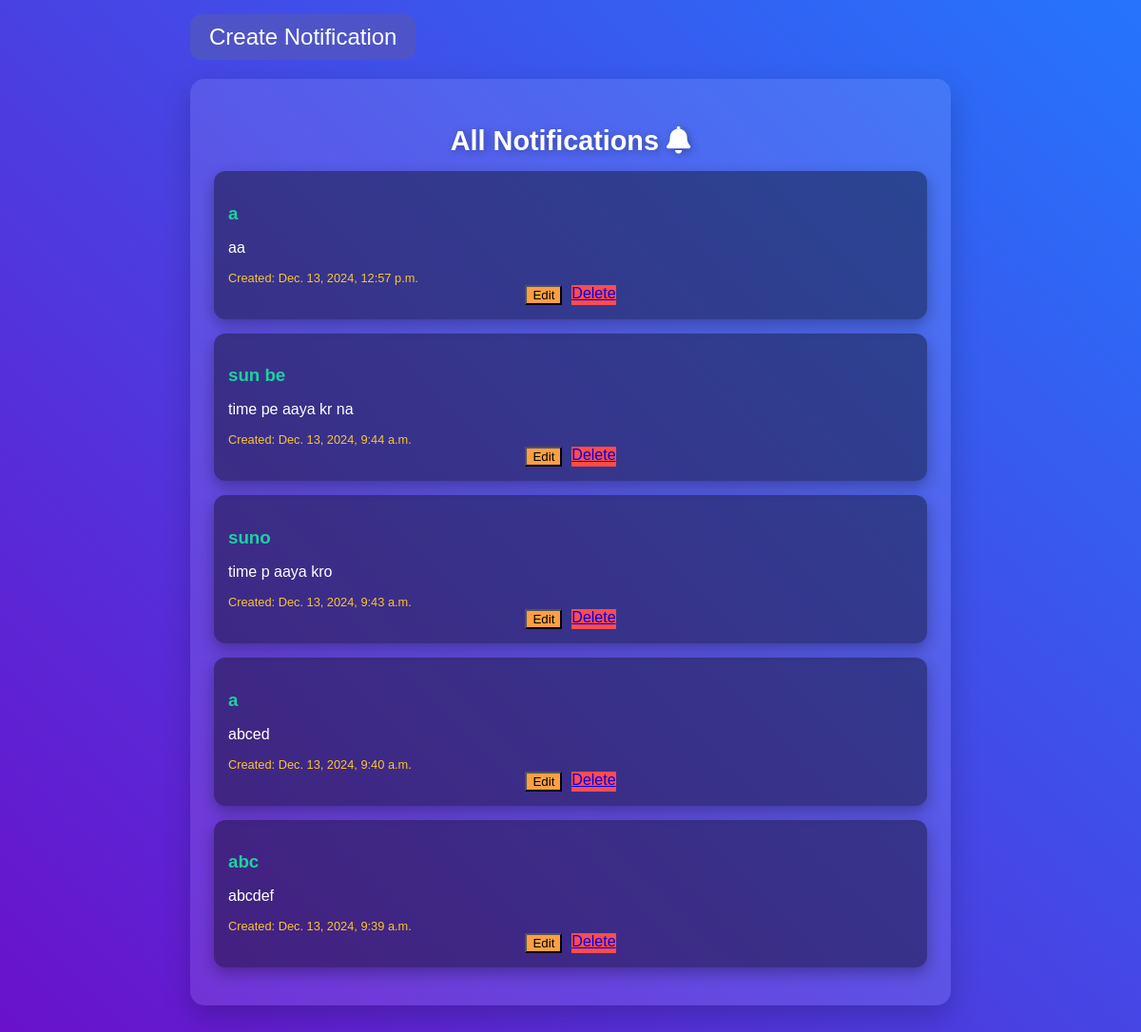
Screenshot of /admin-dashboard/notifications/ with the database file from the repository.
### group/models.py (models this page shows, shortened)
class Notification(models.Model):
    title = models.CharField(max_length=200)
    message = models.TextField()
    created_at = models.DateTimeField(auto_now_add=True)
    employee = models.ForeignKey(
        User,  # Replace with your Employee model if different
        on_delete=models.CASCADE,
        related_name="notifications",
        null=True,  # Set to False if notifications are mandatory for specific users
        blank=True  # Allows notifications for all employees
    )

### group/views.py (the view)
# urls.py: path('admin-dashboard/notifications/', views.notifications_view, name='notifications'),
def notifications_view(request):
    notifications = Notification.objects.all().order_by('-created_at')  # Fetch all notifications
    form = NotificationForm()  # Include the form for creation
    return render(request, 'notifications.html', {
        'notifications': notifications,
        'form': form,
        'title': 'Create Notification',
        'button_text': 'Create',
    })

### templates/notifications.html (shortened to what this page needs)
<!DOCTYPE html>
<html lang="en">
<head>
    <link rel="stylesheet" href="https://cdnjs.cloudflare.com/ajax/libs/font-awesome/6.0.0-beta3/css/all.min.css">
</head>
<body>
    <div class="container">
        <button class="toggle-btn" onclick="toggleCreateForm()">Create Notification</button>
        <div class="notifications-list">
            <h2>All Notifications <i class="fas fa-bell"></i></h2>
            {% for notification in notifications %}
                <div class="notification-card">
                    <h3>{{ notification.title }}</h3>
                    <p>{{ notification.message }}</p>
                    <small>Created: {{ notification.created_at }}</small>
                    <div class="action-btns">
                        <button class="edit-btn" onclick="editNotification({{ notification.pk }}, '{{ notification.title }}', '{{ notification.message }}', '{{ notification.employee.username|default:'' }}')">Edit</button>
                        <a href="{% url 'delete_notification' notification.pk %}" class="delete-btn">Delete</a>
                    </div>
                </div>
            {% empty %}
                <p>No notifications available.</p>
            {% endfor %}
        </div>
    </div>
</body>
</html>

### templates/notifications.html (style rules this page uses)
body { font-family: 'Arial', sans-serif; background: linear-gradient(45deg, #6a11cb, #2575fc); color: #fff; margin: 0; padding: 0; display: flex; justify-content: center; align-items: center; flex-direction: column; min-height: 100vh; background-size: cover; overflow: hidden; animation: fadeIn 1s ease-in-out; }
.container { width: 100%; max-width: 800px; margin: auto; padding: 15px; }
.form-container, .notifications-list { background: rgba(255, 255, 255, 0.1); border-radius: 15px; padding: 25px; margin-bottom: 20px; box-shadow: 0 12px 30px rgba(0, 0, 0, 0.2); transition: all 0.3s ease; box-sizing: border-box; }
h1, h2 { text-align: center; margin-bottom: 15px; color: #fff; font-size: 1.8rem; text-shadow: 2px 2px 8px rgba(0, 0, 0, 0.3); }
.notification-card { background: rgba(0, 0, 0, 0.4); padding: 15px; border-radius: 12px; margin-bottom: 15px; box-shadow: 0 6px 15px rgba(0, 0, 0, 0.3); animation: slideIn 0.5s ease-in-out; }
.notification-card h3 { margin-bottom: 10px; color: #1dd1a1; }
.notification-card p { margin-bottom: 15px; font-size: 1rem; }
.notification-card small { display: block; font-size: 0.8rem; color: #fbc531; }
.action-btns { display: flex; gap: 10px; justify-content: center; }
.edit-btn { background: #ff9f43; }
.delete-btn { background: #ff4c4c; }
.toggle-btn { font-size: 1.5rem; background: #4e54c8; color: #fff; border: none; padding: 10px 20px; border-radius: 12px; margin-bottom: 20px; cursor: pointer; transition: background 0.3s ease, transform 0.2s ease; }

### rows the page displays
Notification: title "a", message "aa", created_at "Dec. 13, 2024, 12:57 p.m."
Notification: title "sun be", message "time pe aaya kr na", created_at "Dec. 13, 2024, 9:44 a.m."
Notification: title "suno", message "time p aaya kro", created_at "Dec. 13, 2024, 9:43 a.m."
Notification: title "a", message "abced", created_at "Dec. 13, 2024, 9:40 a.m."
Notification: title "abc", message "abcdef", created_at "Dec. 13, 2024, 9:39 a.m."
